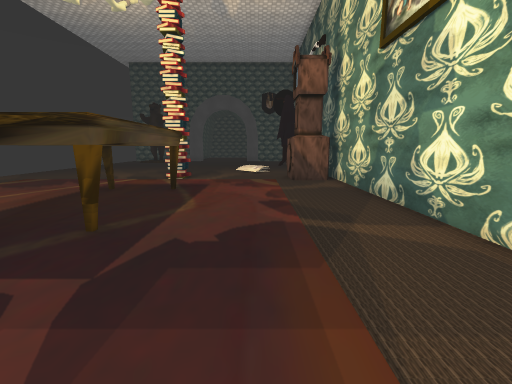
view 1 (above)

20 first-person views from a walk through a scene from a Unity 3-D project. The camera is 1.5 m above the floor, tilts 10° down and sees 90° across. The floor is counted in squares, 1 m on a side. Each view is taken from the middle of a square. On the plan, view 1 faces up. The plan holds only what a view shows up to about 13 squares ahead; the rest is blank. The place goes on beyond the plan. Some animated figures are not drawn. Some surface patterns are stand-ins.

view 2
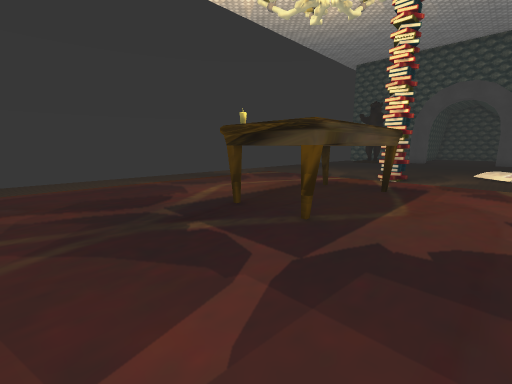

view 3
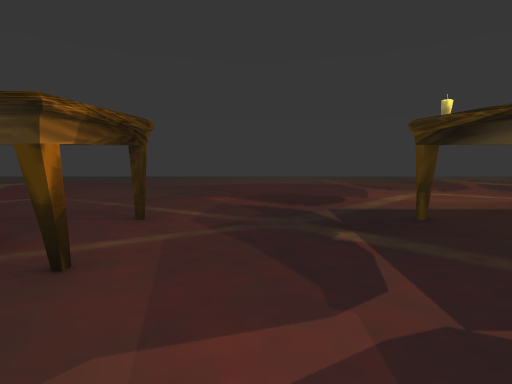

view 4
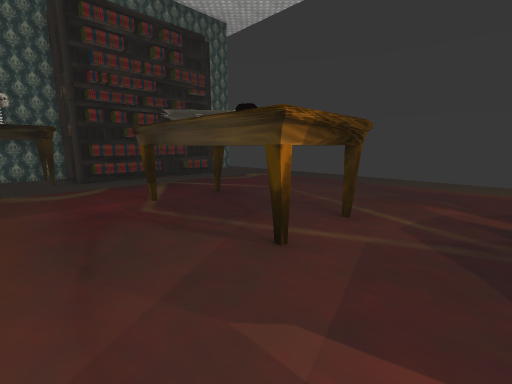

view 5
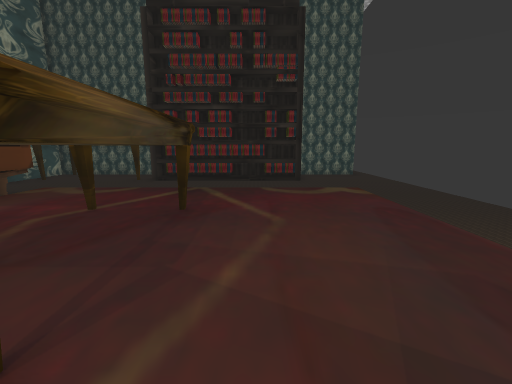

view 6
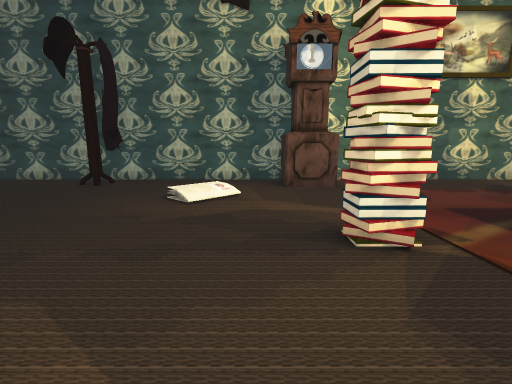

view 7
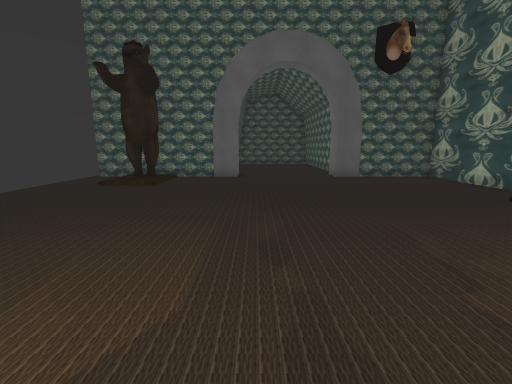

view 8
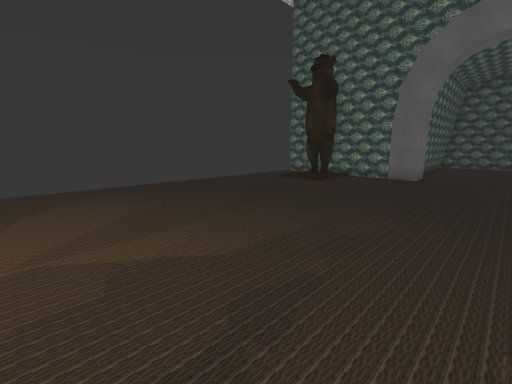

view 9
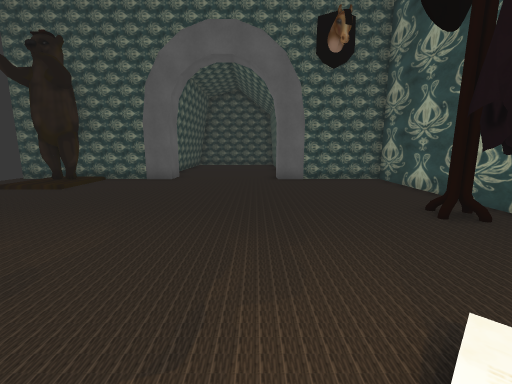

view 10
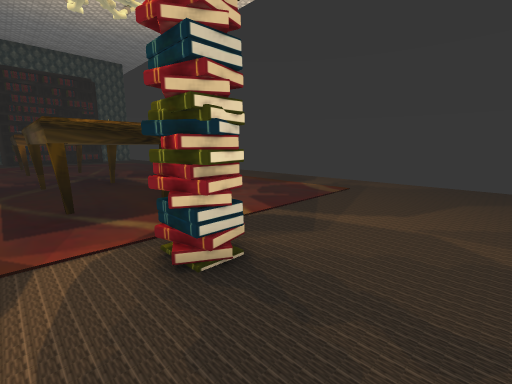

view 11
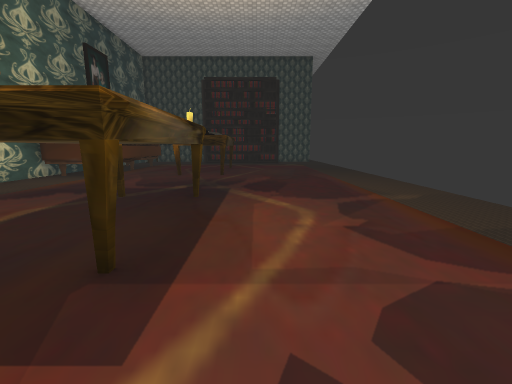

view 12
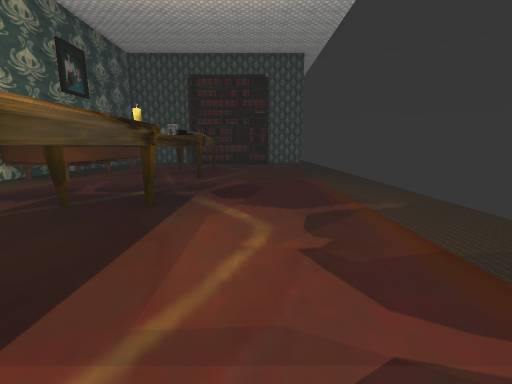

view 13
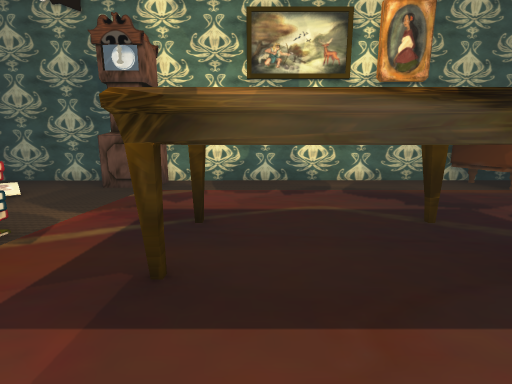

view 14
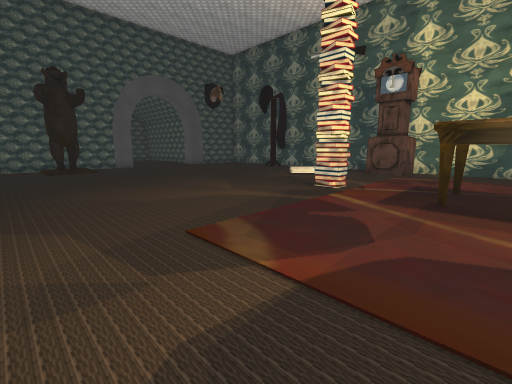

view 15
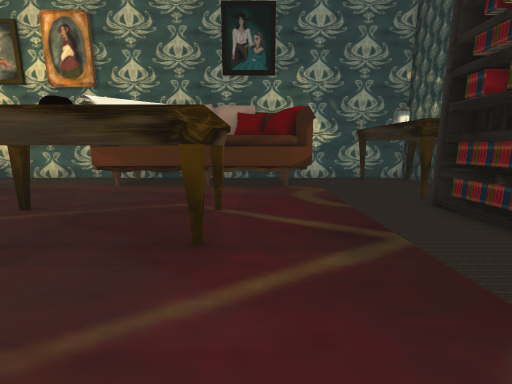

view 16
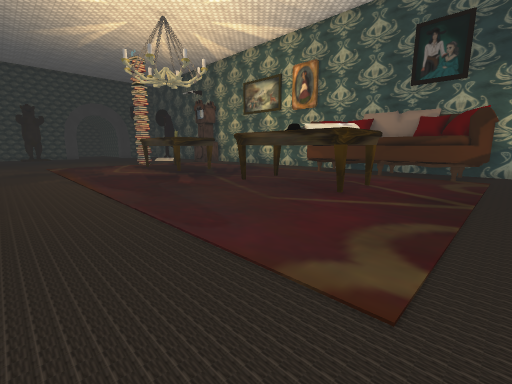

view 17
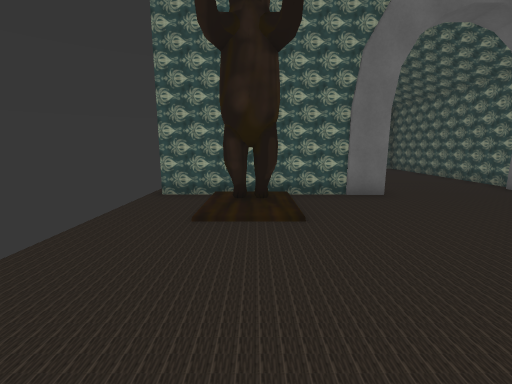

view 18
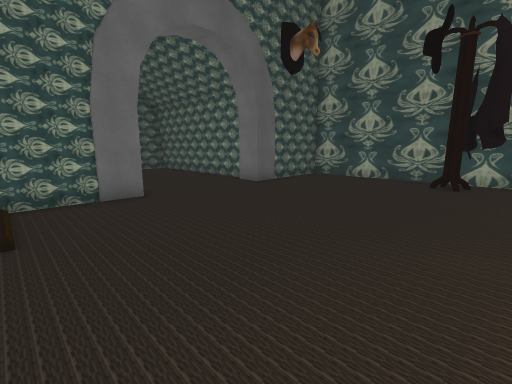

view 19
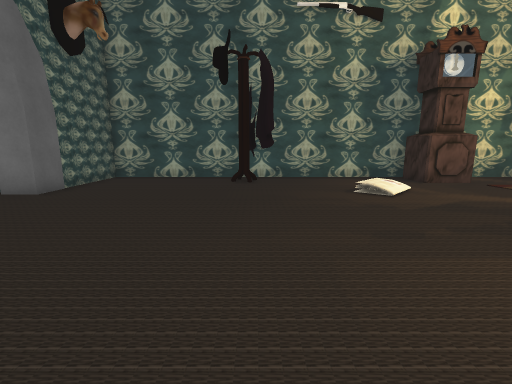

view 20
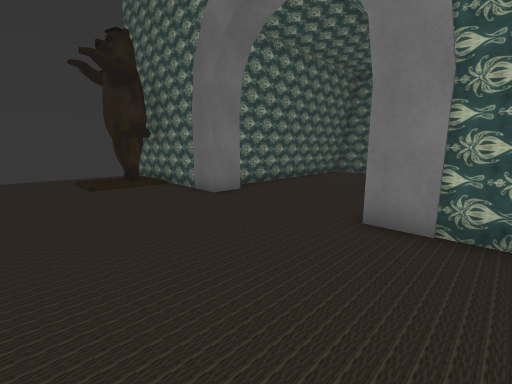

### Floor plan
Key: @ floor where view 1 was taken; # wall or solid block; . floor; / step, stairs or slope; ^ raised ledge; O other object.
Columns run from 13 left of view 1 to 4 right of it. Each row starts with its distance up from view 1.
 31       #.....##
 30       #.....##
 29       ##....##
 28 ########....######
 27 ..OOO............#
 26 ..OO.............#
 25 ..///............#
 24 .................#
 23 .................#
 22 ...............O.#
 21 ...............OO#
 20 ...............O.#
 19 .................#
 18 .................#
 17 ............//...#
 16 .............//..#
 15 .................#
 14 ...............OO#
 13 .........OO....OO#
 12 .........O.....OO#
 11 .................#
 10 .................#
  9 ........OOO......#
  8 ........O.O......#
  7 ........O.O......#
  6 ........O.O......#
  5 ........O.O......#
  4 ........OOO......#
  3 .................#
  2 .................#
  1 .................#
  0 .............@...#
 -1 ........OOO...####
 -2 ........O.O...#  #
 -3 ........O.O...#  #
 -4 ........O.O...#  #
 -5 ........O.O...^  #
 -6 ........OOO...^  #
 -7 ..............^  #
 -8 ..............####
 -9 ..............####
-10 .................#
-11 .................#
-12 ....#OOOOOOOO...O#

Where each view was taken, in squares from view 1:
view 1: 0 up, 0 right, facing up
view 2: 0 up, 0 right, facing up-left
view 3: 1 up, 0 right, facing left
view 4: 1 up, 0 right, facing down-left
view 5: 0 up, 7 left, facing down
view 6: 15 up, 8 left, facing right
view 7: 15 up, 5 left, facing up
view 8: 15 up, 3 left, facing up-left
view 9: 16 up, 2 left, facing up
view 10: 16 up, 2 left, facing down-left
view 11: 12 up, 7 left, facing down
view 12: 11 up, 8 left, facing down
view 13: 8 up, 8 left, facing right
view 14: 8 up, 13 left, facing up-right
view 15: 7 down, 9 left, facing right
view 16: 10 down, 13 left, facing up-right
view 17: 20 up, 10 left, facing up
view 18: 20 up, 9 left, facing up-right
view 19: 21 up, 9 left, facing right
view 20: 23 up, 1 right, facing up-left
